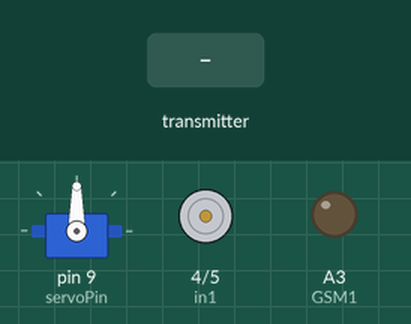
Recording of a sketch running on a simulated Arduino Uno, built with avr-gcc and run on an emulated ATmega328P. On the bench: servo, motor-driver pin pairs drawn as motors (green arrow = first pin HIGH = forward, orange = second pin HIGH = backward, longer = more drive), output pins drawn as LEDs (lit = HIGH). The test bench sets the inputs (shaded band). No radio packets arrive unless stated; what the sketch prints to the serial monitor is not drawn.

Above: at 3.2 s.
3.3 s: the transmitter starts sending Joystick.0 = 0
At 4.2 s:
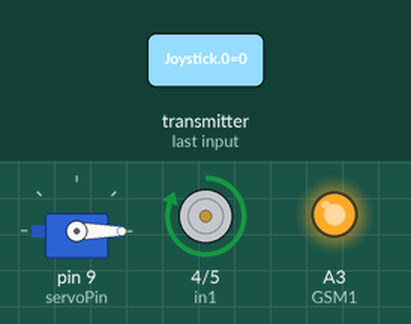
4.8 s: the transmitter starts sending Joystick.1 = 256
At 5.4 s:
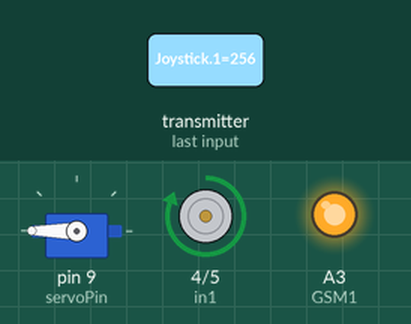
6.3 s: the transmitter starts sending Joystick.0 = 256
At 7.4 s:
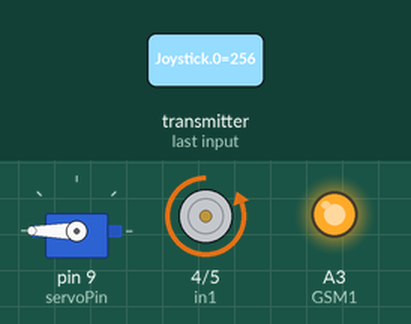
7.8 s: the transmitter starts sending Joystick.1 = 0
At 8.6 s:
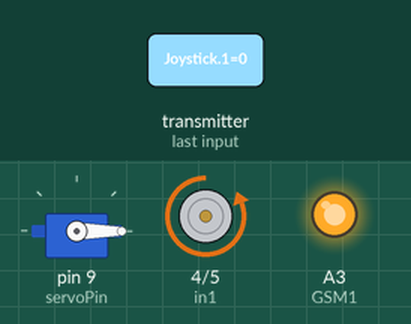
9.3 s: the transmitter starts sending Joystick.1 = 512
At 9.8 s:
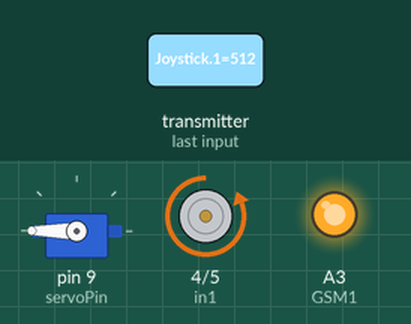
Timing chart, 0 to 11.8 s (numbered marks = the images above; inputs shaded):
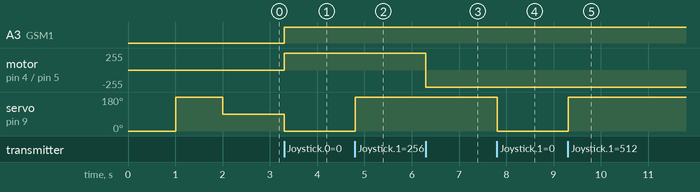

The sketch:

ReceiverMotor.ino
```cpp
#include <Servo.h>
#include <SPI.h>
#include "RF24.h"

//SCK  -> 13
//MISO -> 12
//MOSI -> 11
//CSN  ->  7
//CE   ->  8
RF24 radio(8,7);
const uint64_t pipe = 0xE8E8F0F0E1LL;
//int msg[1];
int xSpeed=0;
int xSpeed_Telemetry=0;
int SteeringAngle_Telemetry;
//-------------------------------------
// Engine 1
//-------------------------------------
int GSM1 = A3;
int in1  = 4 ;
int in2  = 5;
//-------------------------------------
// Engine 2
//-------------------------------------
//int GSM2 = 10;
//int in3  = 8;
//int in4  = 9;
//-------------------------------------
int servoPin = 9;
Servo Servo1;
//-------------------------------------
int Joystick[2];
boolean forward = true;


void setup(){
  radio.begin();
  radio.openReadingPipe(1,pipe);
  radio.startListening();
  pinMode(GSM1, OUTPUT);
  //pinMode(GSM2, OUTPUT);
  pinMode(in1, OUTPUT);
  pinMode(in2, OUTPUT);
  Servo1.attach(servoPin);
  Serial.begin(115200);
  //-------------------------------
  // Come to life routine:
  //-------------------------------
  Servo1.write(0);
  delay(1000);
  Servo1.write(180);
  delay(1000);
  Servo1.write(90);
}

void MotorControl_01(int THROTTLE, boolean forward){
  if(forward){
   digitalWrite(in1, HIGH);
   digitalWrite(in2, LOW);
  } else {
   digitalWrite(in1, LOW);
   digitalWrite(in2, HIGH);
  }
   analogWrite(GSM1, THROTTLE);
}
/*
void MotorControl_02(int THROTTLE, boolean forward){
    if(forward){
   digitalWrite(in3, HIGH);
   digitalWrite(in4, LOW);
  } else {
   digitalWrite(in3, LOW);
   digitalWrite(in4, HIGH);
  }
   digitalWrite(in3, HIGH);  // Motor 1 beginnt zu rotieren
   digitalWrite(in4, LOW);
   analogWrite(GSM2, THROTTLE);
}
*/
void loop(){
if(radio.available())  {
    while (radio.available()){
      radio.read(&Joystick, sizeof(Joystick));
      int AxisX = Joystick[0];
      int AxisY = Joystick[1];
//-------------------------------------------------------------------
//                  Car Speed Control
//-------------------------------------------------------------------
            if(AxisX>=128){
              xSpeed=map(AxisX, 128, 255, 0, 255);
              forward = false;
            } else {
              xSpeed=map(AxisX, 0, 127, -255, 0);
              xSpeed=-xSpeed;
              forward = true;
            }
        MotorControl_01(xSpeed, forward);
//-------------------------------------------------------------------
//                   Steering Control
//-------------------------------------------------------------------
        int SteeringValue = map(AxisY-128, -128, 128, 0, 180);
        Servo1.write(SteeringValue);
        //------------------------------------------------------------
        if(forward){
                xSpeed_Telemetry=map(xSpeed, 0, 255, 0, 100);
                xSpeed_Telemetry=-xSpeed_Telemetry;
        } else {
                xSpeed_Telemetry=map(xSpeed, 0, 255, 0, 100);
        }
        SteeringAngle_Telemetry=map(SteeringValue, 0, 180, -90, 90);
        Serial.print(xSpeed_Telemetry);
        Serial.print(" -- " );
        Serial.print(SteeringAngle_Telemetry);
        Serial.print("\n");
    }
} else {
 Serial.print("0");
}
delay(10);
}
```

Measured:
- after the input at 3.3 s, A3 (GSM1): LOW → HIGH at once; motor on pin 4 (in1) / pin 5 (in2): stopped → forward 255/255 at once; servo on pin 9 (servoPin): 90° → 0° at once
- after the input at 4.8 s, servo on pin 9 (servoPin): 0° → 180° at once
- after the input at 6.3 s, motor on pin 4 (in1) / pin 5 (in2): forward 255/255 → backward 255/255 at once
- after the input at 7.8 s, servo on pin 9 (servoPin): 180° → 0° at once
- after the input at 9.3 s, servo on pin 9 (servoPin): 0° → 180° at once
